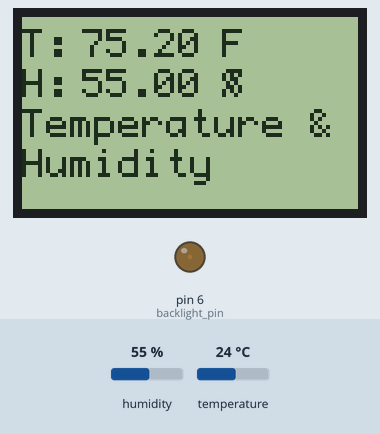
Recording of a sketch running on a simulated Arduino Uno, built with avr-gcc and run on an emulated ATmega328P. Parts: 84×48 one-colour display, output pins drawn as LEDs (lit = HIGH). Wiring (inferred from the names in the program): DHT11 sensor: data pin 2. Inputs (shaded band) come from the test bench; at power-on: humidity 55 %, temperature 24 °C.

Above: at 6.5 s.
6.6 s: humidity set to 22 %
At 12.0 s:
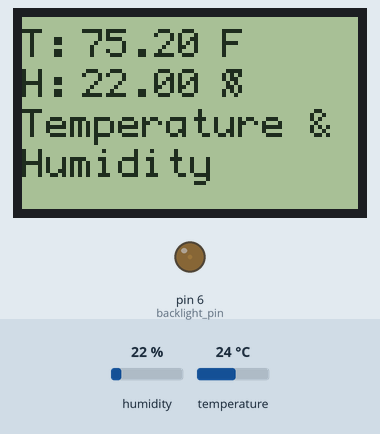
12.9 s: temperature set to 12 °C
At 18.3 s:
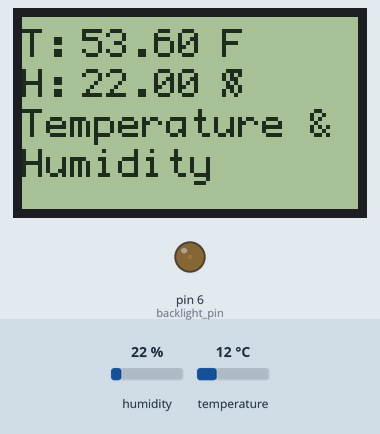
19.1 s: humidity set to 40 %
At 23.4 s:
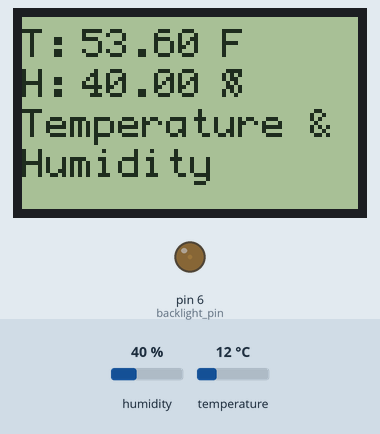
25.3 s: temperature set to 19 °C
At 28.6 s:
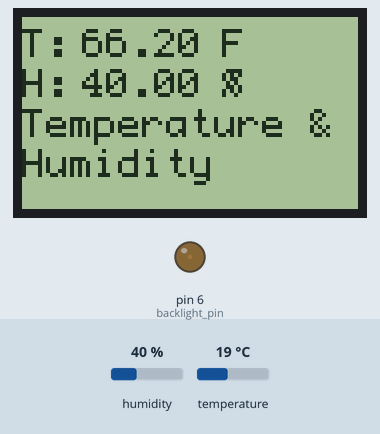
Timing chart, 0 to 30.1 s (numbered marks = the images above; inputs shaded):
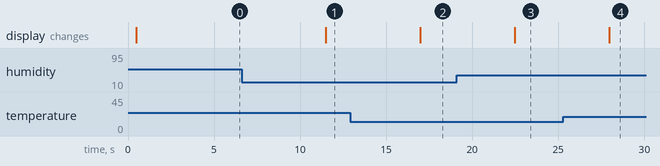

The sketch:

Display_Temperature.ino
```cpp
#include "DHT.h"
#include "U8glib.h"

#define DHTPIN 2     // what pin DHT is connected to
#define backlight_pin 6 // PWM pin for the display LED
#define DHTTYPE DHT11 // Which type DHT you're using
float h;
float f;

// Initialize DHT sensor for normal 16mhz Arduino
DHT dht(DHTPIN, DHTTYPE);
// Initialize u8g, change the pins to match how it is connected
U8GLIB_PCD8544 u8g(13, 12, 9, 11, 10);  // CLK=13, DIN=12, CE=9, DC=11, RST=10

void draw(void) {
  u8g.setFont(u8g_font_profont11);  // select font
  u8g.drawStr(0, 10, "T: ");  // put string of display at position X, Y
  u8g.drawStr(0, 20, "H: ");
  u8g.setPrintPos(15, 10);  // set position
  u8g.print(f);  // display temperature from DHT11
  u8g.drawStr(50, 10, "F ");
  u8g.setPrintPos(15, 20);
  u8g.print(h);  // display humidity from DHT11
  u8g.drawStr(50, 20, "% ");
  u8g.drawStr(0,30, "Temperature &");
  u8g.drawStr(0,40, "Humidity");
}

void setup() {
  // put your setup code here, to run once:
  dht.begin();
  analogWrite(backlight_pin, 10);  // Set the Backlight intensity
  u8g.setRot180(); // flip screen, if required
}

void loop() {
  // put your main code here, to run repeatedly:
  h = dht.readHumidity();
  f = dht.readTemperature(true);
  u8g.firstPage();
  do {
    draw();
  } while( u8g.nextPage() );

  delay(5000);  // Delay of 5sec before accessing DHT11

}
```

Measured:
- after the input at 6.6 s, the display: changes after 4.9 s (image 1)
- after the input at 12.9 s, the display: changes after 4.1 s (image 2)
- after the input at 19.1 s, the display: changes after 3.4 s (image 3)
- after the input at 25.3 s, the display: changes after 2.7 s (image 4)
